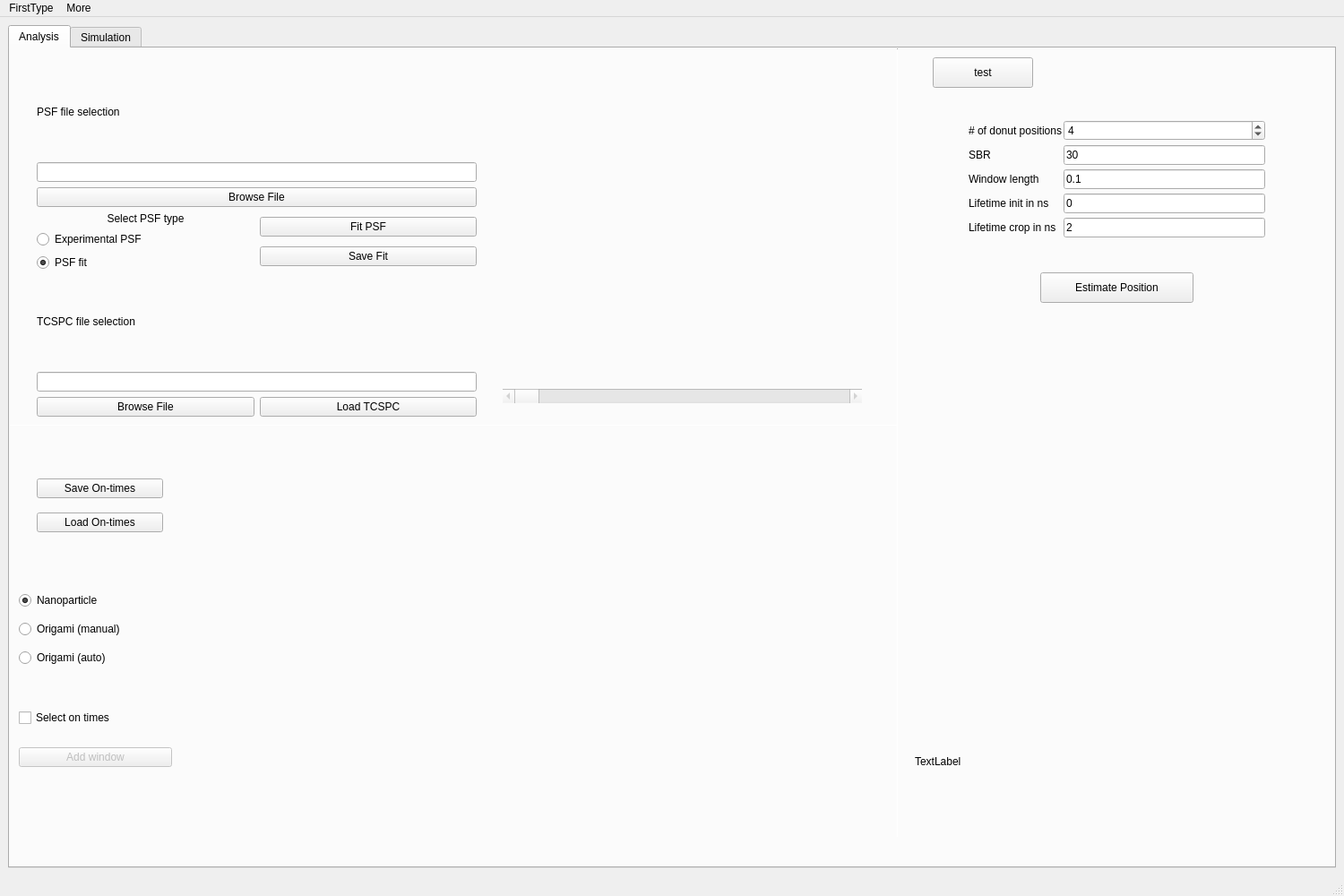
<?xml version="1.0" encoding="UTF-8"?>
<ui version="4.0">
 <class>MainWindow</class>
 <widget class="QMainWindow" name="MainWindow">
  <property name="geometry">
   <rect>
    <x>0</x>
    <y>0</y>
    <width>1500</width>
    <height>1000</height>
   </rect>
  </property>
  <property name="sizePolicy">
   <sizepolicy hsizetype="Maximum" vsizetype="Maximum">
    <horstretch>0</horstretch>
    <verstretch>0</verstretch>
   </sizepolicy>
  </property>
  <property name="windowTitle">
   <string>Analysis</string>
  </property>
  <widget class="QWidget" name="centralwidget">
   <layout class="QGridLayout" name="gridLayout">
    <item row="0" column="0">
     <widget class="QTabWidget" name="SelectionWidget">
      <property name="currentIndex">
       <number>0</number>
      </property>
      <widget class="QWidget" name="AnalysisTab">
       <attribute name="title">
        <string>Analysis</string>
       </attribute>
       <widget class="QWidget" name="verticalLayoutWidget">
        <property name="geometry">
         <rect>
          <x>550</x>
          <y>0</y>
          <width>401</width>
          <height>371</height>
         </rect>
        </property>
        <layout class="QVBoxLayout" name="psfLayout"/>
       </widget>
       <widget class="QWidget" name="verticalLayoutWidget_2">
        <property name="geometry">
         <rect>
          <x>180</x>
          <y>440</y>
          <width>791</width>
          <height>411</height>
         </rect>
        </property>
        <layout class="QVBoxLayout" name="tcspcLayout">
         <property name="sizeConstraint">
          <enum>QLayout::SetDefaultConstraint</enum>
         </property>
        </layout>
       </widget>
       <widget class="QWidget" name="verticalLayoutWidget_3">
        <property name="geometry">
         <rect>
          <x>1000</x>
          <y>300</y>
          <width>451</width>
          <height>401</height>
         </rect>
        </property>
        <layout class="QVBoxLayout" name="estimateLayout">
         <property name="sizeConstraint">
          <enum>QLayout::SetDefaultConstraint</enum>
         </property>
        </layout>
       </widget>
       <widget class="QScrollBar" name="psfScrollbar">
        <property name="enabled">
         <bool>false</bool>
        </property>
        <property name="geometry">
         <rect>
          <x>550</x>
          <y>380</y>
          <width>401</width>
          <height>16</height>
         </rect>
        </property>
        <property name="maximum">
         <number>19</number>
        </property>
        <property name="pageStep">
         <number>1</number>
        </property>
        <property name="orientation">
         <enum>Qt::Horizontal</enum>
        </property>
       </widget>
       <widget class="QWidget" name="formLayoutWidget">
        <property name="geometry">
         <rect>
          <x>1070</x>
          <y>80</y>
          <width>331</width>
          <height>151</height>
         </rect>
        </property>
        <layout class="QFormLayout" name="formLayout">
         <property name="fieldGrowthPolicy">
          <enum>QFormLayout::AllNonFixedFieldsGrow</enum>
         </property>
         <property name="horizontalSpacing">
          <number>2</number>
         </property>
         <property name="verticalSpacing">
          <number>5</number>
         </property>
         <item row="0" column="0">
          <widget class="QLabel" name="label_numPSF">
           <property name="text">
            <string># of donut positions</string>
           </property>
          </widget>
         </item>
         <item row="0" column="1">
          <widget class="QSpinBox" name="spinBox_donuts">
           <property name="value">
            <number>4</number>
           </property>
           <property name="displayIntegerBase">
            <number>10</number>
           </property>
          </widget>
         </item>
         <item row="1" column="0">
          <widget class="QLabel" name="label_SBR">
           <property name="text">
            <string>SBR</string>
           </property>
          </widget>
         </item>
         <item row="1" column="1">
          <widget class="QLineEdit" name="lineEdit_sbr">
           <property name="text">
            <string>30</string>
           </property>
          </widget>
         </item>
         <item row="2" column="0">
          <widget class="QLabel" name="label_winlen">
           <property name="text">
            <string>Window length</string>
           </property>
          </widget>
         </item>
         <item row="2" column="1">
          <widget class="QLineEdit" name="lineEdit_winlen">
           <property name="text">
            <string>0.1</string>
           </property>
          </widget>
         </item>
         <item row="3" column="0">
          <widget class="QLabel" name="label_lifetime_window_i">
           <property name="text">
            <string>Lifetime init in ns</string>
           </property>
          </widget>
         </item>
         <item row="3" column="1">
          <widget class="QLineEdit" name="lineEdit_lifetimewin_i">
           <property name="text">
            <string>0</string>
           </property>
          </widget>
         </item>
         <item row="4" column="0">
          <widget class="QLabel" name="label_lifetime_window_f">
           <property name="text">
            <string>Lifetime crop in ns</string>
           </property>
          </widget>
         </item>
         <item row="4" column="1">
          <widget class="QLineEdit" name="lineEdit_lifetimewin_f">
           <property name="text">
            <string>2</string>
           </property>
          </widget>
         </item>
        </layout>
       </widget>
       <widget class="QPushButton" name="testButton">
        <property name="geometry">
         <rect>
          <x>1030</x>
          <y>10</y>
          <width>112</width>
          <height>34</height>
         </rect>
        </property>
        <property name="text">
         <string>test</string>
        </property>
       </widget>
       <widget class="Line" name="line">
        <property name="geometry">
         <rect>
          <x>0</x>
          <y>420</y>
          <width>991</width>
          <height>1</height>
         </rect>
        </property>
        <property name="font">
         <font>
          <pointsize>1</pointsize>
         </font>
        </property>
        <property name="orientation">
         <enum>Qt::Horizontal</enum>
        </property>
       </widget>
       <widget class="QWidget" name="verticalLayoutWidget_5">
        <property name="geometry">
         <rect>
          <x>10</x>
          <y>720</y>
          <width>171</width>
          <height>99</height>
         </rect>
        </property>
        <layout class="QVBoxLayout" name="verticalLayout_3">
         <item>
          <widget class="QCheckBox" name="checkBox_TraceSelection">
           <property name="text">
            <string>Select on times</string>
           </property>
           <property name="checked">
            <bool>false</bool>
           </property>
          </widget>
         </item>
         <item>
          <widget class="QPushButton" name="pushButton_addWindow">
           <property name="enabled">
            <bool>false</bool>
           </property>
           <property name="text">
            <string>Add window</string>
           </property>
          </widget>
         </item>
        </layout>
       </widget>
       <widget class="QWidget" name="verticalLayoutWidget_4">
        <property name="geometry">
         <rect>
          <x>10</x>
          <y>600</y>
          <width>161</width>
          <height>99</height>
         </rect>
        </property>
        <layout class="QVBoxLayout" name="verticalLayout_2">
         <item>
          <widget class="QRadioButton" name="radioButton_NP">
           <property name="text">
            <string>Nanoparticle</string>
           </property>
           <property name="checked">
            <bool>true</bool>
           </property>
          </widget>
         </item>
         <item>
          <widget class="QRadioButton" name="radioButton_origami_manual">
           <property name="text">
            <string>Origami (manual)</string>
           </property>
          </widget>
         </item>
         <item>
          <widget class="QRadioButton" name="radioButton_origami_auto">
           <property name="text">
            <string>Origami (auto)</string>
           </property>
          </widget>
         </item>
        </layout>
       </widget>
       <widget class="Line" name="line_2">
        <property name="geometry">
         <rect>
          <x>990</x>
          <y>0</y>
          <width>1</width>
          <height>881</height>
         </rect>
        </property>
        <property name="font">
         <font>
          <pointsize>1</pointsize>
         </font>
        </property>
        <property name="orientation">
         <enum>Qt::Vertical</enum>
        </property>
       </widget>
       <widget class="QLabel" name="comLabel">
        <property name="geometry">
         <rect>
          <x>1010</x>
          <y>730</y>
          <width>441</width>
          <height>131</height>
         </rect>
        </property>
        <property name="text">
         <string>TextLabel</string>
        </property>
       </widget>
       <widget class="QPushButton" name="EstimatorButton">
        <property name="geometry">
         <rect>
          <x>1150</x>
          <y>250</y>
          <width>171</width>
          <height>34</height>
         </rect>
        </property>
        <property name="text">
         <string>Estimate Position</string>
        </property>
       </widget>
       <widget class="QWidget" name="layoutWidget">
        <property name="geometry">
         <rect>
          <x>30</x>
          <y>20</y>
          <width>491</width>
          <height>391</height>
         </rect>
        </property>
        <layout class="QVBoxLayout" name="verticalLayout">
         <item>
          <widget class="QLabel" name="psfLabel">
           <property name="text">
            <string>PSF file selection</string>
           </property>
          </widget>
         </item>
         <item>
          <widget class="QLineEdit" name="psfFileEditBox"/>
         </item>
         <item>
          <widget class="QPushButton" name="browseFilePSF">
           <property name="text">
            <string>Browse File</string>
           </property>
          </widget>
         </item>
         <item>
          <layout class="QHBoxLayout" name="horizontalLayout_3">
           <item>
            <layout class="QVBoxLayout" name="verticalLayout_4">
             <item>
              <widget class="QLabel" name="label_psfselection">
               <property name="text">
                <string>Select PSF type</string>
               </property>
               <property name="alignment">
                <set>Qt::AlignCenter</set>
               </property>
              </widget>
             </item>
             <item>
              <widget class="QRadioButton" name="radioButton_exppsf">
               <property name="text">
                <string>Experimental PSF</string>
               </property>
              </widget>
             </item>
             <item>
              <widget class="QRadioButton" name="radioButton_psffit">
               <property name="text">
                <string>PSF fit</string>
               </property>
               <property name="checked">
                <bool>true</bool>
               </property>
              </widget>
             </item>
            </layout>
           </item>
           <item>
            <layout class="QVBoxLayout" name="verticalLayout_5">
             <item>
              <widget class="QPushButton" name="LoadPSFButton">
               <property name="text">
                <string>Fit PSF</string>
               </property>
              </widget>
             </item>
             <item>
              <widget class="QPushButton" name="pushButton_saveFit">
               <property name="text">
                <string>Save Fit</string>
               </property>
              </widget>
             </item>
            </layout>
           </item>
          </layout>
         </item>
         <item>
          <widget class="QLabel" name="tcspcLabel">
           <property name="text">
            <string>TCSPC file selection</string>
           </property>
          </widget>
         </item>
         <item>
          <widget class="QLineEdit" name="tcspcEditBox">
           <property name="enabled">
            <bool>true</bool>
           </property>
           <property name="mouseTracking">
            <bool>false</bool>
           </property>
           <property name="focusPolicy">
            <enum>Qt::StrongFocus</enum>
           </property>
          </widget>
         </item>
         <item>
          <layout class="QHBoxLayout" name="horizontalLayout_2">
           <item>
            <widget class="QPushButton" name="browseFileTCSPC">
             <property name="text">
              <string>Browse File</string>
             </property>
            </widget>
           </item>
           <item>
            <widget class="QPushButton" name="LoadTCSPCButton">
             <property name="text">
              <string>Load TCSPC</string>
             </property>
            </widget>
           </item>
          </layout>
         </item>
        </layout>
       </widget>
       <widget class="QWidget" name="verticalLayoutWidget_8">
        <property name="geometry">
         <rect>
          <x>30</x>
          <y>470</y>
          <width>141</width>
          <height>80</height>
         </rect>
        </property>
        <layout class="QVBoxLayout" name="verticalLayout_6">
         <item>
          <widget class="QPushButton" name="pushButton_saveOntimes">
           <property name="text">
            <string>Save On-times</string>
           </property>
          </widget>
         </item>
         <item>
          <widget class="QPushButton" name="PushButton_LoadOntimes">
           <property name="text">
            <string>Load On-times</string>
           </property>
          </widget>
         </item>
        </layout>
       </widget>
      </widget>
      <widget class="QWidget" name="SimulationTab">
       <attribute name="title">
        <string>Simulation</string>
       </attribute>
      </widget>
     </widget>
    </item>
   </layout>
  </widget>
  <widget class="QMenuBar" name="menubar">
   <property name="geometry">
    <rect>
     <x>0</x>
     <y>0</y>
     <width>1500</width>
     <height>31</height>
    </rect>
   </property>
   <widget class="QMenu" name="menuFirstType">
    <property name="title">
     <string>FirstType</string>
    </property>
    <addaction name="action1"/>
    <addaction name="action2"/>
    <addaction name="action3"/>
   </widget>
   <widget class="QMenu" name="menuMore">
    <property name="title">
     <string>More</string>
    </property>
    <addaction name="actionOne"/>
    <addaction name="actionTwo"/>
    <addaction name="actionThree"/>
    <addaction name="separator"/>
    <addaction name="actionFour"/>
    <addaction name="actionFive"/>
   </widget>
   <addaction name="menuFirstType"/>
   <addaction name="menuMore"/>
  </widget>
  <widget class="QStatusBar" name="statusbar"/>
  <action name="actionOne">
   <property name="text">
    <string>One</string>
   </property>
  </action>
  <action name="actionTwo">
   <property name="text">
    <string>Two</string>
   </property>
  </action>
  <action name="actionThree">
   <property name="text">
    <string>Three</string>
   </property>
  </action>
  <action name="actionFour">
   <property name="text">
    <string>Four</string>
   </property>
  </action>
  <action name="actionFive">
   <property name="text">
    <string>Five</string>
   </property>
  </action>
  <action name="action1">
   <property name="text">
    <string>1</string>
   </property>
  </action>
  <action name="action2">
   <property name="text">
    <string>2</string>
   </property>
  </action>
  <action name="action3">
   <property name="text">
    <string>3</string>
   </property>
  </action>
 </widget>
 <resources/>
 <connections>
  <connection>
   <sender>LoadPSFButton</sender>
   <signal>clicked()</signal>
   <receiver>MainWindow</receiver>
   <slot>fit_exppsf()</slot>
   <hints>
    <hint type="sourcelabel">
     <x>532</x>
     <y>239</y>
    </hint>
    <hint type="destinationlabel">
     <x>427</x>
     <y>38</y>
    </hint>
   </hints>
  </connection>
  <connection>
   <sender>LoadTCSPCButton</sender>
   <signal>clicked()</signal>
   <receiver>MainWindow</receiver>
   <slot>load_tcspc()</slot>
   <hints>
    <hint type="sourcelabel">
     <x>533</x>
     <y>429</y>
    </hint>
    <hint type="destinationlabel">
     <x>853</x>
     <y>0</y>
    </hint>
   </hints>
  </connection>
  <connection>
   <sender>browseFileTCSPC</sender>
   <signal>clicked()</signal>
   <receiver>MainWindow</receiver>
   <slot>select_tcspc()</slot>
   <hints>
    <hint type="sourcelabel">
     <x>191</x>
     <y>429</y>
    </hint>
    <hint type="destinationlabel">
     <x>585</x>
     <y>37</y>
    </hint>
   </hints>
  </connection>
  <connection>
   <sender>browseFilePSF</sender>
   <signal>clicked()</signal>
   <receiver>MainWindow</receiver>
   <slot>select_exppsf()</slot>
   <hints>
    <hint type="sourcelabel">
     <x>184</x>
     <y>174</y>
    </hint>
    <hint type="destinationlabel">
     <x>274</x>
     <y>31</y>
    </hint>
   </hints>
  </connection>
  <connection>
   <sender>psfScrollbar</sender>
   <signal>valueChanged(int)</signal>
   <receiver>MainWindow</receiver>
   <slot>update_image(int)</slot>
   <hints>
    <hint type="sourcelabel">
     <x>658</x>
     <y>467</y>
    </hint>
    <hint type="destinationlabel">
     <x>940</x>
     <y>42</y>
    </hint>
   </hints>
  </connection>
  <connection>
   <sender>pushButton_addWindow</sender>
   <signal>clicked()</signal>
   <receiver>MainWindow</receiver>
   <slot>region_selection()</slot>
   <hints>
    <hint type="sourcelabel">
     <x>145</x>
     <y>858</y>
    </hint>
    <hint type="destinationlabel">
     <x>913</x>
     <y>32</y>
    </hint>
   </hints>
  </connection>
  <connection>
   <sender>testButton</sender>
   <signal>clicked()</signal>
   <receiver>MainWindow</receiver>
   <slot>read_ontimes()</slot>
   <hints>
    <hint type="sourcelabel">
     <x>1111</x>
     <y>115</y>
    </hint>
    <hint type="destinationlabel">
     <x>1281</x>
     <y>32</y>
    </hint>
   </hints>
  </connection>
  <connection>
   <sender>checkBox_TraceSelection</sender>
   <signal>toggled(bool)</signal>
   <receiver>MainWindow</receiver>
   <slot>check_tcspcmode(bool)</slot>
   <hints>
    <hint type="sourcelabel">
     <x>29</x>
     <y>793</y>
    </hint>
    <hint type="destinationlabel">
     <x>7</x>
     <y>727</y>
    </hint>
   </hints>
  </connection>
  <connection>
   <sender>EstimatorButton</sender>
   <signal>clicked()</signal>
   <receiver>MainWindow</receiver>
   <slot>position_estimation()</slot>
   <hints>
    <hint type="sourcelabel">
     <x>1272</x>
     <y>355</y>
    </hint>
    <hint type="destinationlabel">
     <x>1168</x>
     <y>36</y>
    </hint>
   </hints>
  </connection>
 </connections>
 <slots>
  <slot>closeEvent()</slot>
  <slot>closeAllWindows()</slot>
  <slot>select_exppsf()</slot>
  <slot>fit_exppsf()</slot>
  <slot>load_tcspc()</slot>
  <slot>position_estimation()</slot>
  <slot>select_tcspc()</slot>
  <slot>update_image(int)</slot>
  <slot>region_selection()</slot>
  <slot>read_ontimes()</slot>
  <slot>check_tcspcmode(bool)</slot>
  <slot>save_psffit()</slot>
 </slots>
</ui>
